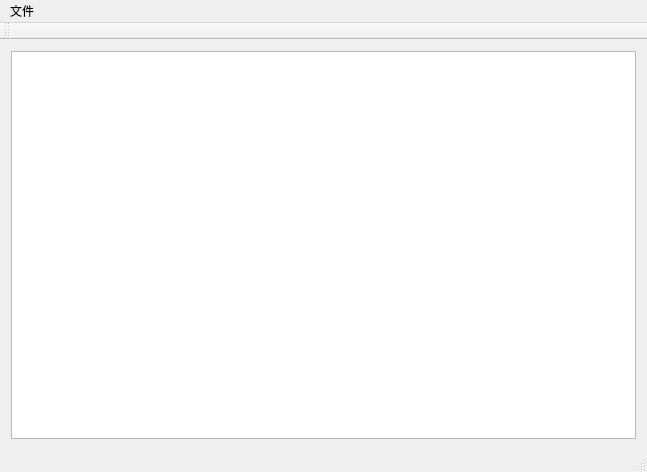
<?xml version="1.0" encoding="UTF-8"?>
<ui version="4.0">
 <class>MainWindowClass</class>
 <widget class="QMainWindow" name="MainWindowClass">
  <property name="geometry">
   <rect>
    <x>0</x>
    <y>0</y>
    <width>647</width>
    <height>472</height>
   </rect>
  </property>
  <property name="windowTitle">
   <string>MainWindow</string>
  </property>
  <widget class="QWidget" name="centralWidget">
   <layout class="QGridLayout" name="gridLayout">
    <item row="0" column="0">
     <widget class="QTableWidget" name="tableWidet"/>
    </item>
   </layout>
  </widget>
  <widget class="QMenuBar" name="menuBar">
   <property name="geometry">
    <rect>
     <x>0</x>
     <y>0</y>
     <width>647</width>
     <height>22</height>
    </rect>
   </property>
   <widget class="QMenu" name="menu">
    <property name="title">
     <string>文件</string>
    </property>
    <addaction name="openAction"/>
    <addaction name="saveAction"/>
   </widget>
   <addaction name="menu"/>
  </widget>
  <widget class="QToolBar" name="mainToolBar">
   <attribute name="toolBarArea">
    <enum>TopToolBarArea</enum>
   </attribute>
   <attribute name="toolBarBreak">
    <bool>false</bool>
   </attribute>
  </widget>
  <widget class="QStatusBar" name="statusBar"/>
  <action name="openAction">
   <property name="text">
    <string>2</string>
   </property>
  </action>
  <action name="saveAction">
   <property name="text">
    <string>2</string>
   </property>
  </action>
 </widget>
 <layoutdefault spacing="6" margin="11"/>
 <resources/>
 <connections/>
</ui>
